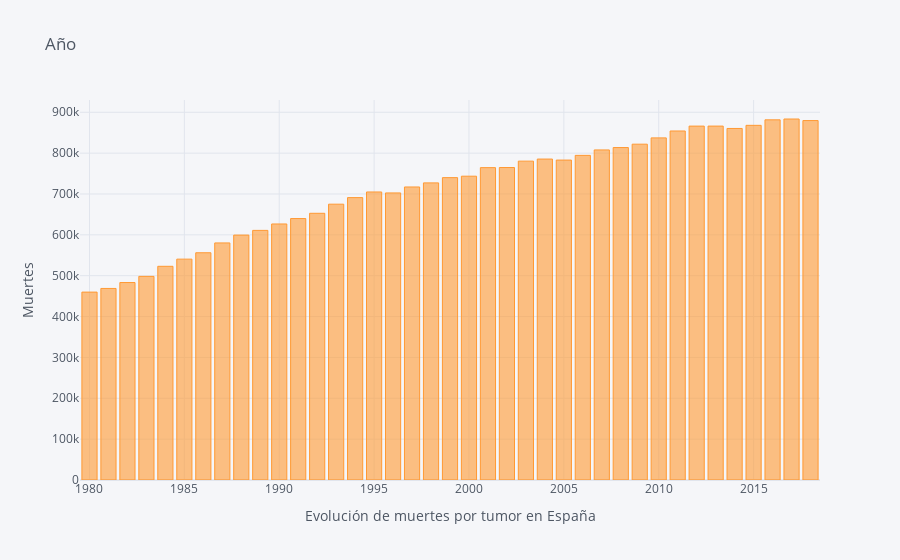

Notebook code for this chart:
### Code cell
dataset_bar_tumor.iplot(kind='bar',
                  x='Periodo',
                  xTitle='Evolución de muertes por tumor en España',
                  yTitle='Muertes',
                  title='Año')

### Figure 1 — Plotly figure (JSON) as saved in the notebook; plotly's stock layout.template omitted (floating-point values rounded to 4 significant figures)
{"data": [{"marker": {"color": "rgba(255, 153, 51, 0.6)", "line": {"color": "rgba(255, 153, 51, 1.0)", "width": 1}}, "name": "Total", "orientation": "v", "text": "", "type": "bar", "x": [1980, 1981, 1982, 1983, 1984, 1985, 1986, 1987, 1988, 1989, 1990, 1991, 1992, 1993, 1994, 1995, 1996, 1997, 1998, 1999, 2000, 2001, 2002, 2003, 2004, 2005, 2006, 2007, 2008, 2009, 2010, 2011, 2012, 2013, 2014, 2015, 2016, 2017, 2018], "y": [459876, 468816, 483268, 498368, 523016, 540536, 556156, 580212, 599428, 610932, 626624, 639868, 652764, 675040, 691100, 704908, 702592, 717156, 727188, 740036, 743556, 764484, 764764, 780380, 785512, 783012, 794508, 807836, 813624, 821892, 837296, 854180, 866148, 866196, 860372, 868040, 881456, 883524, 879684]}], "layout": {"legend": {"bgcolor": "#F5F6F9", "font": {"color": "#4D5663"}}, "paper_bgcolor": "#F5F6F9", "plot_bgcolor": "#F5F6F9", "title": {"font": {"color": "#4D5663"}, "text": "Año"}, "xaxis": {"gridcolor": "#E1E5ED", "showgrid": true, "tickfont": {"color": "#4D5663"}, "title": {"font": {"color": "#4D5663"}, "text": "Evolución de muertes por tumor en España"}, "zerolinecolor": "#E1E5ED"}, "yaxis": {"gridcolor": "#E1E5ED", "showgrid": true, "tickfont": {"color": "#4D5663"}, "title": {"font": {"color": "#4D5663"}, "text": "Muertes"}, "zerolinecolor": "#E1E5ED"}}}
